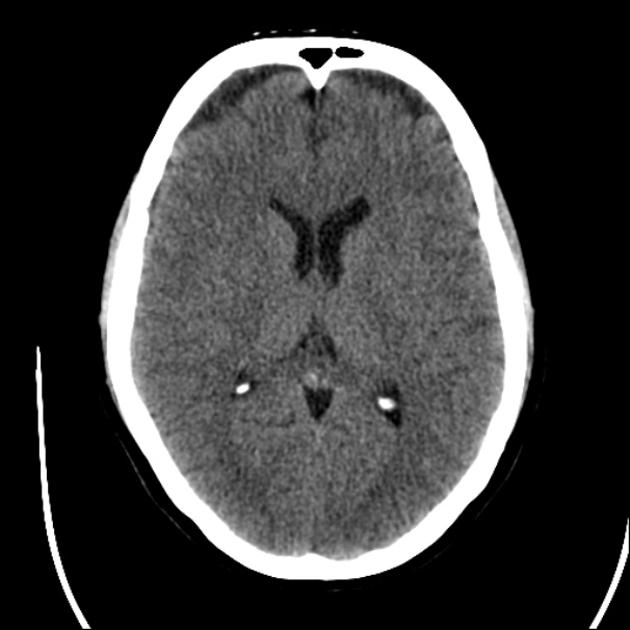
#> input picture 김남우 교수님/BrainCT_C_PY_Verilog-main/BrainCT_C_PY_Verilog-main/roberts/brainct_001.bmp, 630 x 630 px
$ python roberts.py
#> lines starting #> are read from the running program, lines starting #| are printed output that depends on the picture

import os, argparse
from PIL import Image
import numpy as np

W,H=630,630

def save_bmp_gray(path, arr):
    Image.fromarray(arr.astype(np.uint8), mode='L').save(path)

def save_mem(path, arr):
    with open(path, "wb") as f:
        for v in arr.reshape(-1):
            f.write(f"{int(v):02X}\r\n".encode("ascii"))

def load_bmp_to_gray(path):
#> called with path = 'brainct_001.bmp'
    im = Image.open(path).convert('L').resize((W,H))
    return np.array(im, dtype=np.uint8)

def roberts(a):
    p = np.pad(a, ((1,1),(1,1)), mode='edge').astype(np.int32)
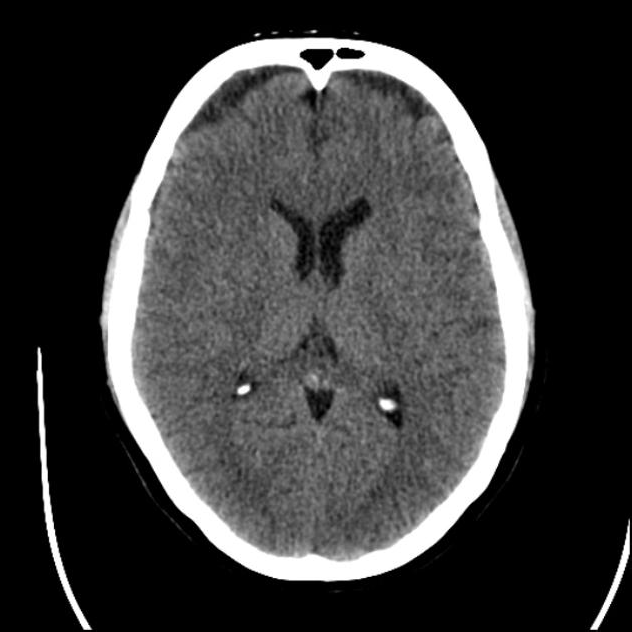
#> p: shape (632, 632) int32; min 0, max 255, mean 58.8
    # align so that center matches (x,y) in original
    # Compute gx, gy using 2x2 kernels
    gx = p[1:H+1,1:W+1] - p[2:H+2,2:W+2]
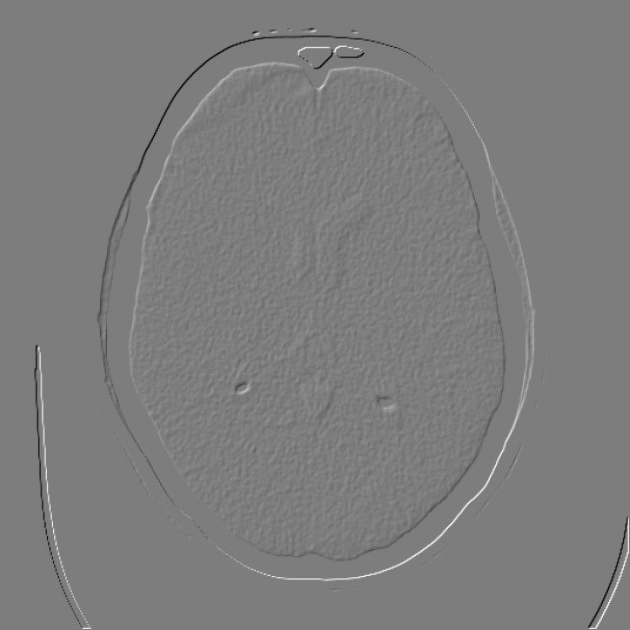
#> gx: shape (630, 630) int32; min -232, max 240, mean 0; drawn with min black and max white
    gy = p[1:H+1,2:W+2] - p[2:H+2,1:W+1]
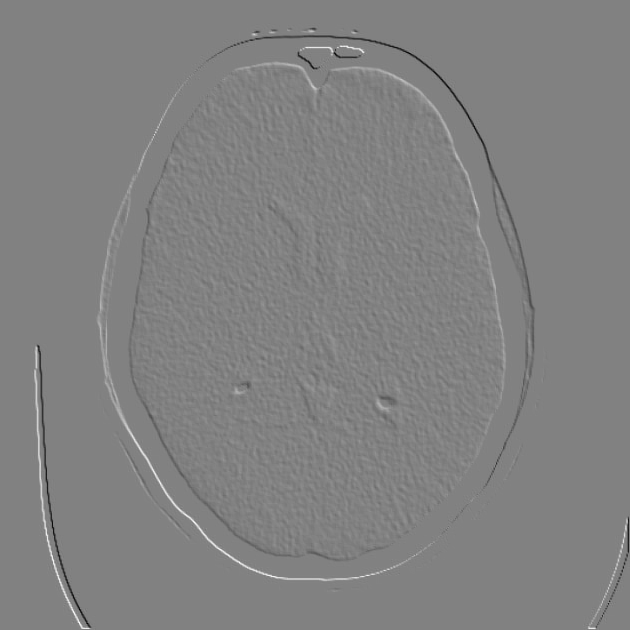
#> gy: shape (630, 630) int32; min -241, max 233, mean 0; drawn with min black and max white
    mag = np.abs(gx) + np.abs(gy)
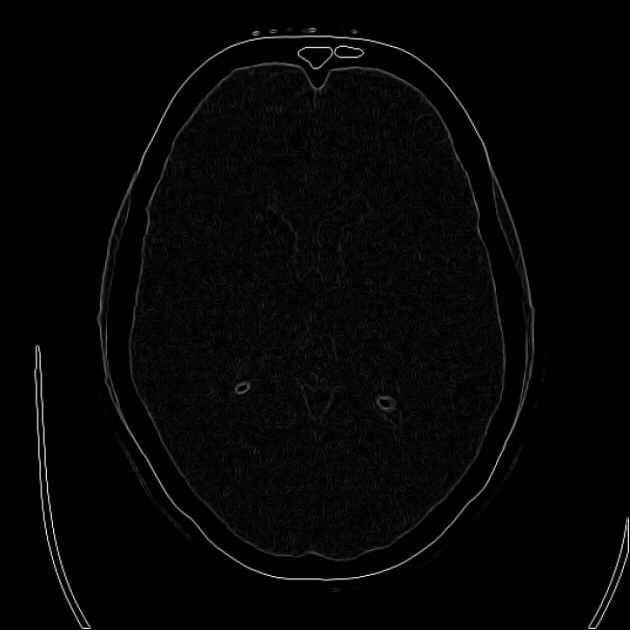
#> mag: shape (630, 630) int32; min 0, max 441, mean 9.2; drawn with min black and max white
    mag = np.clip(mag, 0, 255).astype(np.uint8)
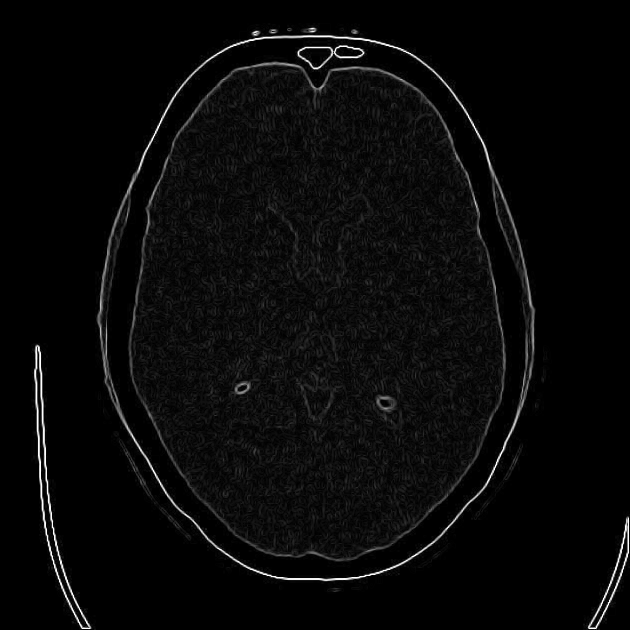
#> mag: shape (630, 630); min 0, max 255, mean 9.1
    return mag

def main():
    ap = argparse.ArgumentParser()
    ap.add_argument("--in", dest="input", default="brainct_001.bmp")  # ← dest 지정
    ap.add_argument("--outdir", default=".")
    args = ap.parse_args()

    os.makedirs(args.outdir, exist_ok=True)
    g = load_bmp_to_gray(args.input)  # ← 수정됨
    o = roberts(g)

    save_bmp_gray(os.path.join(args.outdir, "output_grayscale-py.bmp"), g)
    save_bmp_gray(os.path.join(args.outdir, "output_roberts-py.bmp"), o)
    save_mem(os.path.join(args.outdir, "output_roberts-py.mem"), o)
    print("Done PY: roberts")

if __name__=="__main__":
    main()
